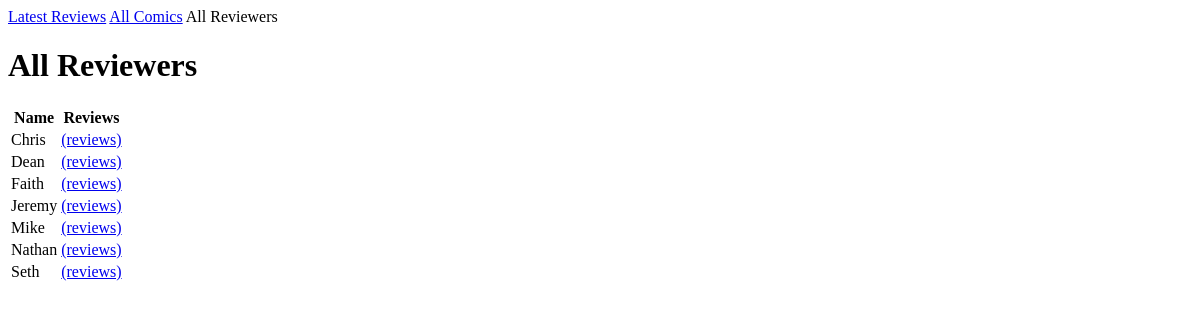
/reviewers, run on the app's committed database.
### reviews/models.py (models this page shows, shortened)
class Reviewer(models.Model):
    user = models.OneToOneField(User)
    name = models.CharField(max_length=50)
    admin = models.BooleanField(default=False)

### reviews/views.py (the view)
# urls.py: url(r'^reviewers$', views.ReviewerIndexView.as_view(), name='reviewersindex'),
class ReviewerIndexView(generic.ListView):
    template_name = 'reviews/reviewersindex.html'
    context_object_name = 'all_reviewers_list'
    def get_queryset(self):
        return Reviewer.objects.order_by('name')

### reviews/templates/reviews/reviewersindex.html (shortened to what this page needs)
{% extends 'reviews/base.html' %}
{% block allreviews %}{{ block.super }}{% endblock %}
{% block allcomics %}{{ block.super }}{% endblock %}
{% block allreviewers %}All Reviewers{% endblock %}
{% block content %}
    <h1>All Reviewers</h1>
    {% if all_reviewers_list %}
        <table>
            <thead>
                <tr>
                    <th>Name</th>
                    <th>Reviews</th>
                </tr>
            </thead>
            <tbody>
                {% for reviewer in all_reviewers_list %}
                    <tr>
                        <td>{{ reviewer.name }}</td>
                        <td><a href="{% url 'reviewerdetail' reviewer.id %}">(reviews)</a></td>
                    </tr>
                {% endfor %}
            </tbody>
        </table>
    {% else %}
        <p>No comics are available.</p>
    {% endif %}
{% endblock %}

### data on the page
Reviewer: name "Chris"
Reviewer: name "Dean"
Reviewer: name "Faith"
Reviewer: name "Jeremy"
Reviewer: name "Mike"
Reviewer: name "Nathan"
Reviewer: name "Seth"
